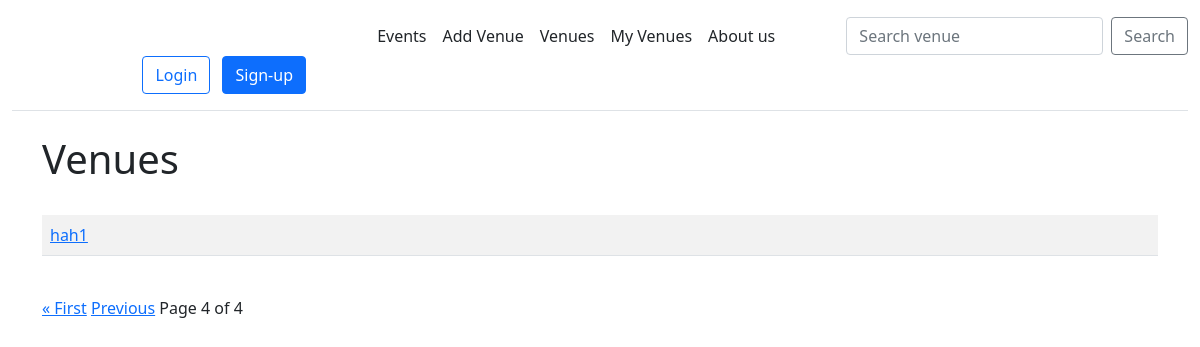
/list_venues?page=5, run on an earlier commit of the app's database.
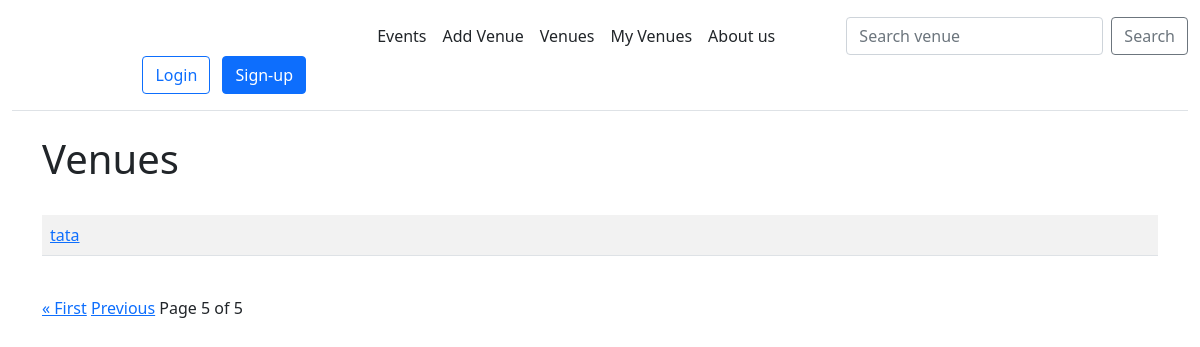
And on a later commit of the database.
### events/models.py (models this page shows)
class Venue(models.Model):
    name = models.CharField('Venue Name', max_length=120)
    address = models.CharField(max_length=300)
    zip_code = models.CharField('Zip Code', max_length=20)
    phone = models.CharField('Contact Phone', max_length=20)
    web = models.URLField('Website Address')
    email = models.EmailField('Email')
    owner = models.IntegerField("Venue owner", blank=False, default=1)
    venue_image = models.ImageField(null=True, blank=True, upload_to="images/")
    approved = models.BooleanField('Approved', default=False)
    def __str__(self):
        return self.name

### events/views.py (the view)
# urls.py: path('list_venues', views.list_venues, name='list-venues'),
def list_venues(request):
    venue_list = Venue.objects.all()
    p = Paginator(Venue.objects.all(), 1)
    page = request.GET.get('page')
    venues = p.get_page(page)
    return render(request, 'events/venues.html', {
        'venue_list': venue_list,
        'venues': venues,
    })

### events/templates/events/venues.html (shortened to what this page needs)
{% extends 'base.html' %}
{% block content %}
<div class="container">
<h1>Venues</h1>
<br/>
<table class="table table-striped table-hover table-boarded">
    {% for venue in venues %}
    <tr>
        <td>
            <a href="{% url 'show-venue' venue.id %}">{{ venue }}</a>
        </td>
    </tr>
    {% endfor %}
</table>
<br/>
    {% if venues.has_previous %}
        <a href="?page=1">&laquo First</a>
        <a href="?page={{ venues.previous_page_number }}">Previous</a>
    {% endif %}
        Page {{ venues.number }} of {{ venues.paginator.num_pages }}
</div>
{% endblock %}

What changed in the data, as far as the page shows it:
no longer on this page (row unchanged): Venue: name "hah1"
added Venue: name "tata"
Also different on the page:
{{ venues.number }}: "4" → "5"
{{ venues.paginator.num_pages }}: "4" → "5"
